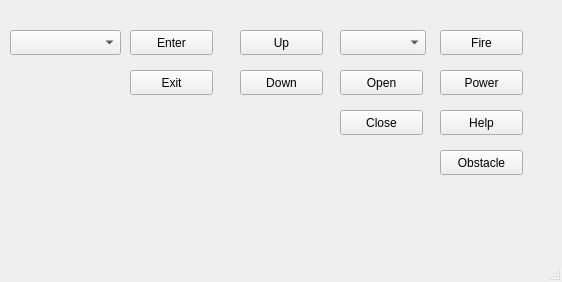
<?xml version="1.0" encoding="UTF-8"?>
<ui version="4.0">
 <class>MainWindow</class>
 <widget class="QMainWindow" name="MainWindow">
  <property name="geometry">
   <rect>
    <x>0</x>
    <y>0</y>
    <width>562</width>
    <height>282</height>
   </rect>
  </property>
  <property name="windowTitle">
   <string>MainWindow</string>
  </property>
  <widget class="QWidget" name="centralwidget">
   <widget class="QPushButton" name="enterButton">
    <property name="geometry">
     <rect>
      <x>130</x>
      <y>30</y>
      <width>83</width>
      <height>25</height>
     </rect>
    </property>
    <property name="text">
     <string>Enter</string>
    </property>
   </widget>
   <widget class="QPushButton" name="exitButton">
    <property name="geometry">
     <rect>
      <x>130</x>
      <y>70</y>
      <width>83</width>
      <height>25</height>
     </rect>
    </property>
    <property name="text">
     <string>Exit</string>
    </property>
   </widget>
   <widget class="QPushButton" name="upButton">
    <property name="geometry">
     <rect>
      <x>240</x>
      <y>30</y>
      <width>83</width>
      <height>25</height>
     </rect>
    </property>
    <property name="text">
     <string>Up</string>
    </property>
   </widget>
   <widget class="QPushButton" name="downButton">
    <property name="geometry">
     <rect>
      <x>240</x>
      <y>70</y>
      <width>83</width>
      <height>25</height>
     </rect>
    </property>
    <property name="text">
     <string>Down</string>
    </property>
   </widget>
   <widget class="QPushButton" name="openButton">
    <property name="geometry">
     <rect>
      <x>340</x>
      <y>70</y>
      <width>83</width>
      <height>25</height>
     </rect>
    </property>
    <property name="text">
     <string>Open</string>
    </property>
   </widget>
   <widget class="QPushButton" name="closeButton">
    <property name="geometry">
     <rect>
      <x>340</x>
      <y>110</y>
      <width>83</width>
      <height>25</height>
     </rect>
    </property>
    <property name="text">
     <string>Close</string>
    </property>
   </widget>
   <widget class="QPushButton" name="fireButton">
    <property name="geometry">
     <rect>
      <x>440</x>
      <y>30</y>
      <width>83</width>
      <height>25</height>
     </rect>
    </property>
    <property name="text">
     <string>Fire</string>
    </property>
   </widget>
   <widget class="QPushButton" name="powerButton">
    <property name="geometry">
     <rect>
      <x>440</x>
      <y>70</y>
      <width>83</width>
      <height>25</height>
     </rect>
    </property>
    <property name="text">
     <string>Power</string>
    </property>
   </widget>
   <widget class="QPushButton" name="obstacleButton">
    <property name="geometry">
     <rect>
      <x>440</x>
      <y>150</y>
      <width>83</width>
      <height>25</height>
     </rect>
    </property>
    <property name="text">
     <string>Obstacle</string>
    </property>
   </widget>
   <widget class="QPushButton" name="helpButton">
    <property name="geometry">
     <rect>
      <x>440</x>
      <y>110</y>
      <width>83</width>
      <height>25</height>
     </rect>
    </property>
    <property name="text">
     <string>Help</string>
    </property>
   </widget>
   <widget class="QComboBox" name="comboBoxPassengers">
    <property name="geometry">
     <rect>
      <x>10</x>
      <y>30</y>
      <width>111</width>
      <height>25</height>
     </rect>
    </property>
   </widget>
   <widget class="QComboBox" name="comboBoxFloors">
    <property name="geometry">
     <rect>
      <x>340</x>
      <y>30</y>
      <width>86</width>
      <height>25</height>
     </rect>
    </property>
   </widget>
  </widget>
  <widget class="QMenuBar" name="menubar">
   <property name="geometry">
    <rect>
     <x>0</x>
     <y>0</y>
     <width>562</width>
     <height>22</height>
    </rect>
   </property>
  </widget>
  <widget class="QStatusBar" name="statusbar"/>
 </widget>
 <resources/>
 <connections/>
</ui>
